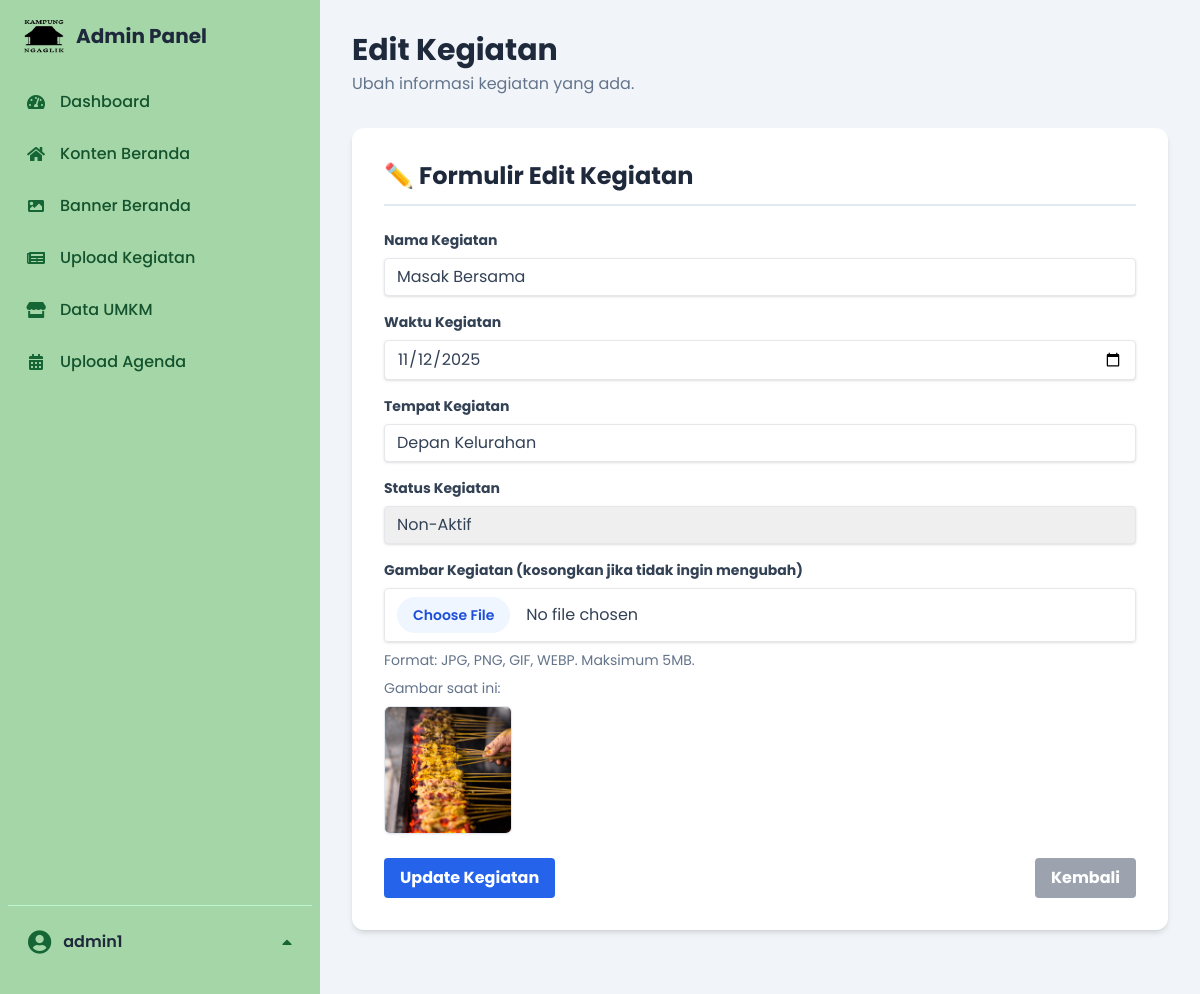
Screenshot of /admin/edit_kegiatan.php?id=9 (signed in) with the database file from the repository.
### tables this page shows
CREATE TABLE `kegiatan` (
  `id` int NOT NULL,
  `gambar` varchar(255) DEFAULT NULL,
  `nama_kegiatan` varchar(255) DEFAULT NULL,
  `waktu_kegiatan` date DEFAULT NULL,
  `tempat_kegiatan` varchar(255) DEFAULT NULL,
  `status` varchar(255) NOT NULL
);

### admin/edit_kegiatan.php (the view, shortened to what this page needs)
<?php
include '../koneksi/koneksi.php';
include 'header.php';
$id = isset($_GET['id']) ? intval($_GET['id']) : 0;
$query = "SELECT * FROM kegiatan WHERE id = ?";
$stmt = mysqli_prepare($conn, $query);
mysqli_stmt_bind_param($stmt, "i", $id);
mysqli_stmt_execute($stmt);
$result = mysqli_stmt_get_result($stmt);
$content = mysqli_fetch_assoc($result);
?>
<div class="header-title mb-8">
    <h1 class="text-3xl font-bold text-slate-800">
        Edit Kegiatan
    </h1>
    <p class="text-slate-500 mt-1">Ubah informasi kegiatan yang ada.</p>
</div>
<div class="bg-white p-6 sm:p-8 rounded-xl shadow-md mb-8">
    <h2 class="text-2xl font-bold text-slate-800 mb-6 border-b-2 border-slate-200 pb-3">✏️ Formulir Edit Kegiatan</h2>
    <form action="proses/proses_edit_kegiatan.php" method="POST" enctype="multipart/form-data">
        <div class="mb-4">
            <label for="nama_kegiatan" class="block text-slate-700 text-sm font-bold mb-2">Nama Kegiatan</label>
            <input type="text" id="nama_kegiatan" name="nama_kegiatan" value="<?= htmlspecialchars($content['nama_kegiatan']) ?>" placeholder="Masukkan nama kegiatan" required maxlength="255"
                   class="shadow appearance-none border rounded w-full py-2 px-3 text-slate-700 leading-tight focus:outline-none focus:shadow-outline focus:border-blue-500 transition duration-150 ease-in-out">
        </div>
        <div class="mb-4">
            <label for="waktu_kegiatan" class="block text-slate-700 text-sm font-bold mb-2">Waktu Kegiatan</label>
            <input type="date" id="waktu_kegiatan" name="waktu_kegiatan" value="<?= htmlspecialchars($content['waktu_kegiatan']) ?>" required
                   class="shadow appearance-none border rounded w-full py-2 px-3 text-slate-700 leading-tight focus:outline-none focus:shadow-outline focus:border-blue-500 transition duration-150 ease-in-out">
        </div>
        <div class="mb-4">
            <label for="tempat_kegiatan" class="block text-slate-700 text-sm font-bold mb-2">Tempat Kegiatan</label>
            <input type="text" id="tempat_kegiatan" name="tempat_kegiatan" value="<?= htmlspecialchars($content['tempat_kegiatan']) ?>" placeholder="Masukkan tempat kegiatan" required maxlength="255"
                   class="shadow appearance-none border rounded w-full py-2 px-3 text-slate-700 leading-tight focus:outline-none focus:shadow-outline focus:border-blue-500 transition duration-150 ease-in-out">
        </div>
        <div class="mb-4">
            <label for="status" class="block text-slate-700 text-sm font-bold mb-2">Status Kegiatan</label>
            <select id="status" name="status" required
                    class="shadow appearance-none border rounded w-full py-2 px-3 text-slate-700 leading-tight focus:outline-none focus:shadow-outline focus:border-blue-500 transition duration-150 ease-in-out">
                <option value="Non-Aktif" <?= $content['status'] === 'Non-Aktif' ? 'selected' : '' ?>>Non-Aktif</option>
            </select>
        </div>
        <div class="mb-6">
            <label for="gambar" class="block text-slate-700 text-sm font-bold mb-2">Gambar Kegiatan (kosongkan jika tidak ingin mengubah)</label>
            <input type="file" id="gambar" name="gambar" accept="image/jpeg,image/png,image/gif,image/webp"
                   class="shadow appearance-none border rounded w-full py-2 px-3 text-slate-700 leading-tight focus:outline-none focus:shadow-outline focus:border-blue-500 transition duration-150 ease-in-out file:mr-4 file:py-2 file:px-4 file:rounded-full file:border-0 file:text-sm file:font-semibold file:bg-blue-50 file:text-blue-700 hover:file:bg-blue-100">
            <p class="text-sm text-slate-500 mt-2">Format: JPG, PNG, GIF, WEBP. Maksimum 5MB.</p>
            <p class="text-sm text-slate-500 mt-2">Gambar saat ini:</p>
            <img src="proses/image/<?= htmlspecialchars($content['gambar']) ?>" alt="Gambar Kegiatan Saat Ini" class="w-32 h-32 object-cover rounded-md shadow-sm border border-slate-200 mt-2">
        </div>
        <div class="flex items-center justify-between">
            <button type="submit" class="bg-blue-600 hover:bg-blue-700 text-white font-bold py-2 px-4 rounded focus:outline-none focus:shadow-outline transition duration-150 ease-in-out">
                Update Kegiatan
            </button>
            <a href="uploud_kegiatan.php" class="bg-gray-400 hover:bg-gray-500 text-white font-bold py-2 px-4 rounded focus:outline-none focus:shadow-outline transition duration-150 ease-in-out">
                Kembali
            </a>
        </div>
    </form>
</div>
</main>
</div>
</body>
</html>

### admin/header.php (style rules this page uses)
body, .main-content { font-family: 'Poppins', sans-serif; }

### rows the page displays
kegiatan: nama_kegiatan "Masak Bersama", waktu_kegiatan "11/12/2025", tempat_kegiatan "Depan Kelurahan", status "Non-Aktif", gambar (picture)

### other values shown
$item['title'] "Dashboard"
$item['title'] "Konten Beranda"
$item['title'] "Banner Beranda"
$item['title'] "Upload Kegiatan"
$item['title'] "Data UMKM"
$item['title'] "Upload Agenda"
$_SESSION['admin_name'] "admin1"
